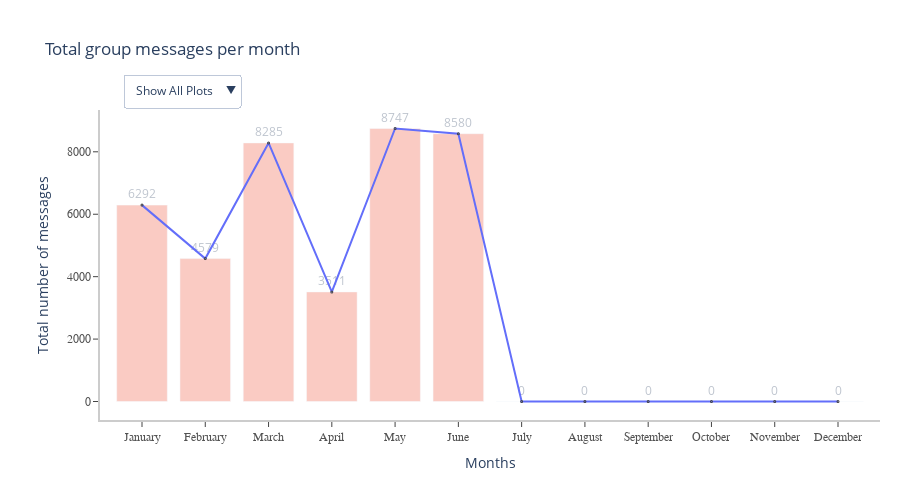

Write notebook code for a chart like this one.
### Markdown cell above
## Overall Total Messages per Month on Yearly or Overall Basis

### Code cell
fig = go.Figure()
OverAll_month_series = ls_years_df[-1][['Month','Month_Name','Message']].groupby(['Month','Month_Name']).count()
ls_data = []
counter = 0
for year_df in ls_years_df[:-1]:
    dict_month = {'January':0,'February':0,'March':0,'April':0, 'May':0,'June':0,'July':0,'August':0,'September':0,'October':0,'November':0,'December':0}    
    year_df = year_df[['Month','Month_Name','Message']].groupby(['Month','Month_Name']).count()
    index = year_df.index.get_level_values(1).tolist()
    value = year_df.Message.tolist()
    for i in range(len(index)):
        dict_month[index[i]] = value[i]

    ls_data.append(go.Scatter( x = list(dict_month.keys()), y = list(dict_month.values()),
          mode = 'lines+markers', marker =dict(size=1, line={'width':2 }), name  = ls_years[counter], cliponaxis = False ))
    counter+=1

dict_month = {'January':0,'February':0,'March':0,'April':0, 'May':0,'June':0,'July':0,'August':0,'September':0,'October':0,'November':0,'December':0}    

index = OverAll_month_series.index.get_level_values(1).tolist()
value = OverAll_month_series.Message.tolist()
for i in range(len(index)):
    dict_month[index[i]] = value[i]

ls_data.append(go.Bar( x = list(dict_month.keys()), y = list(dict_month.values()), opacity =0.3,
      name  = "Overall", text=list(dict_month.values()), textposition='outside', hoverinfo = 'skip'
            ))

fig = go.Figure( data = ls_data )

ls_buttons = [dict(label="Show All Plots",
                     method="update",
                     args=[{"visible": True},
                           {"title": "Total group messages per month"},
                          ])]
ls_true_false = [False]*len(ls_years)
for i in range(len(ls_years)):
    ls_true_false[i] = True
    ls_buttons.append(dict(label=ls_years[i],
                     method="update",
                     args=[{"visible": ls_true_false},
                           {"title": "Total group messages per month for the year {}".format(ls_years[i])}]))
    ls_true_false = [False]*len(ls_years)

fig.update_layout( 
    height = 500,
    title_text = "Total group messages per month",
    hoverlabel=hover_label_style,
    hovermode = 'x',
    xaxis_title="Months",
    yaxis_title="Total number of messages",
    xaxis = axis_style,
    yaxis = axis_style,
    margin= margin_style,
    showlegend=False,
    plot_bgcolor='white',
    updatemenus=[ {**button_style,**dict(buttons=ls_buttons)} ]
)

#pyo.plot( fig, filename = 'progress_byYear_chart.html')
#ls_figures.append(fig)

### Figure 1 — Plotly figure (JSON) as saved in the notebook; plotly's stock layout.template omitted (floating-point values rounded to 4 significant figures)
{"data": [{"cliponaxis": false, "marker": {"line": {"width": 2}, "size": 1}, "mode": "lines+markers", "name": "2020", "type": "scatter", "x": ["January", "February", "March", "April", "May", "June", "July", "August", "September", "October", "November", "December"], "y": [6292, 4579, 8285, 3511, 8747, 8580, 0, 0, 0, 0, 0, 0]}, {"hoverinfo": "skip", "name": "Overall", "opacity": 0.3, "text": ["6292", "4579", "8285", "3511", "8747", "8580", "0", "0", "0", "0", "0", "0"], "textposition": "outside", "type": "bar", "x": ["January", "February", "March", "April", "May", "June", "July", "August", "September", "October", "November", "December"], "y": [6292, 4579, 8285, 3511, 8747, 8580, 0, 0, 0, 0, 0, 0]}], "layout": {"height": 500, "hoverlabel": {"bgcolor": "white", "font": {"size": 15}}, "hovermode": "x", "margin": {"l": 100, "r": 20, "t": 110}, "plot_bgcolor": "white", "showlegend": false, "title": {"text": "Total group messages per month"}, "updatemenus": [{"active": 0, "buttons": [{"args": [{"visible": true}, {"title": "Total group messages per month"}], "label": "Show All Plots", "method": "update"}, {"args": [{"visible": [true, false]}, {"title": "Total group messages per month for the year 2020"}], "label": "2020", "method": "update"}, {"args": [{"visible": [false, true]}, {"title": "Total group messages per month for the year All"}], "label": "All", "method": "update"}], "direction": "down", "pad": {"r": 0, "t": 10}, "x": 0.03, "xanchor": "left", "y": 1.15, "yanchor": "top"}], "xaxis": {"fixedrange": true, "linecolor": "rgb(204, 204, 204)", "linewidth": 2, "showgrid": false, "showline": true, "showticklabels": true, "tickfont": {"color": "rgb(82, 82, 82)", "family": "Arial", "size": 12}, "ticks": "outside", "title": {"text": "Months"}}, "yaxis": {"fixedrange": true, "linecolor": "rgb(204, 204, 204)", "linewidth": 2, "showgrid": false, "showline": true, "showticklabels": true, "tickfont": {"color": "rgb(82, 82, 82)", "family": "Arial", "size": 12}, "ticks": "outside", "title": {"text": "Total number of messages"}}}}
